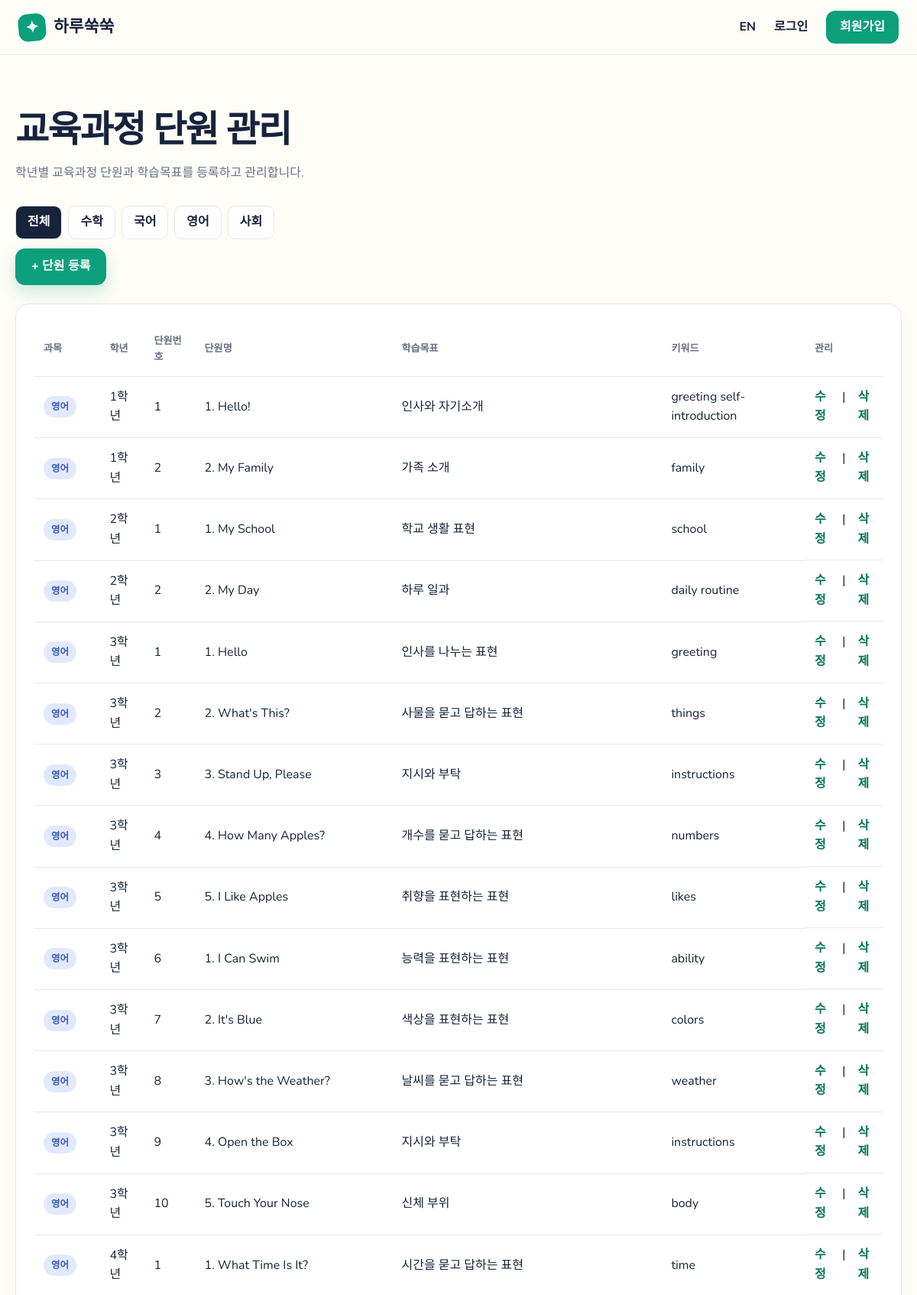
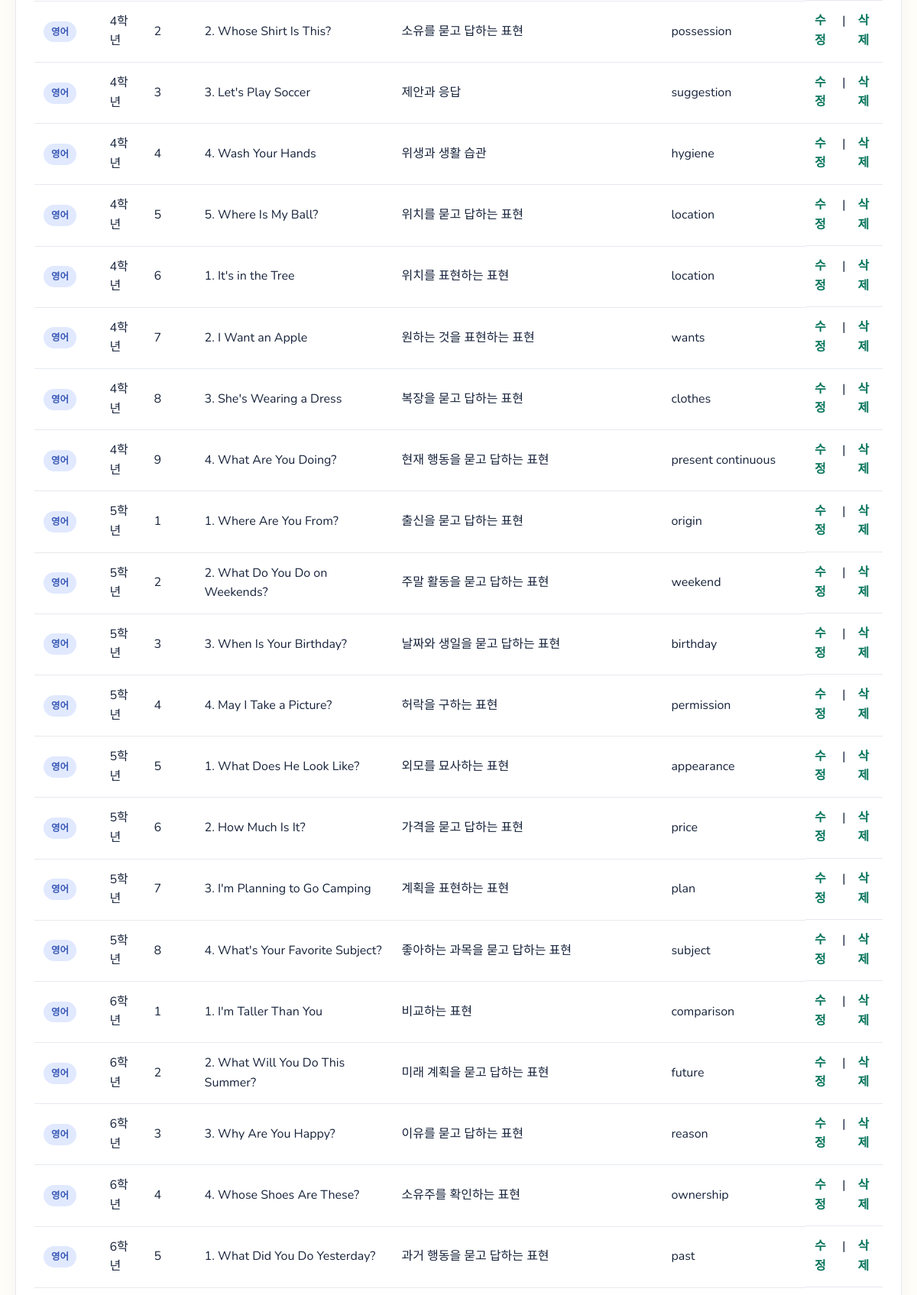
The page /admin/curriculum-units (upper part) on the database its author committed (2 pictures, top to bottom).
### app/models.py (models this page shows)
class CurriculumUnit(db.Model):
    id = db.Column(db.Integer, primary_key=True)
    subject = db.Column(db.String(20), nullable=False, index=True)
    grade_level = db.Column(db.Integer, nullable=False, index=True)
    semester = db.Column(db.Integer, nullable=False, default=1, index=True)
    unit_order = db.Column(db.Integer, nullable=False, default=1)
    unit_name = db.Column(db.String(120), nullable=False)
    learning_objective = db.Column(db.Text)
    keywords = db.Column(db.Text)
    created_at = db.Column(db.DateTime(timezone=True), nullable=False, default=utcnow)

### app/admin/routes.py (the view)
@admin_bp.route("/curriculum-units")
@admin_required
def curriculum_units():
    subject = request.args.get("subject")
    grade = request.args.get("grade", type=int)
    query = CurriculumUnit.query.order_by(CurriculumUnit.subject, CurriculumUnit.grade_level, CurriculumUnit.unit_order)
    if subject in {"math", "english", "korean", "social"}:
        query = query.filter_by(subject=subject)
    if grade:
        query = query.filter_by(grade_level=grade)
    return render_template("admin/curriculum_units.html", units=query.all(), subject=subject, grade=grade)

### app/admin/routes.py (called while the page is built)
def admin_required(view):
    @wraps(view)
    def wrapped(*args, **kwargs):
        return view(*args, **kwargs)
    return wrapped

### app/i18n.py (called while the page is built)
def get_locale():
    if current_user.is_authenticated:
        return current_user.ui_language
    return session.get("language", "ko")

def translate(key):
    language = get_locale()
    return MESSAGES.get(language, MESSAGES["ko"]).get(key, key)

### app/templates/admin/curriculum_units.html
{% extends "base.html" %}
{% block content %}
<section class="page-heading">
  <h1>교육과정 단원 관리</h1>
  <p>학년별 교육과정 단원과 학습목표를 등록하고 관리합니다.</p>
</section>
<div class="filter-row">
  <a href="{{ url_for('admin.curriculum_units') }}" class="{{ 'active' if not subject else '' }}">전체</a>
  <a href="{{ url_for('admin.curriculum_units', subject='math') }}" class="{{ 'active' if subject == 'math' else '' }}">수학</a>
  <a href="{{ url_for('admin.curriculum_units', subject='korean') }}" class="{{ 'active' if subject == 'korean' else '' }}">국어</a>
  <a href="{{ url_for('admin.curriculum_units', subject='english') }}" class="{{ 'active' if subject == 'english' else '' }}">영어</a>
  <a href="{{ url_for('admin.curriculum_units', subject='social') }}" class="{{ 'active' if subject == 'social' else '' }}">사회</a>
</div>
<a class="button primary" href="{{ url_for('admin.curriculum_unit_new') }}">+ 단원 등록</a>
<div class="table-wrap panel">
  <table>
    <thead>
      <tr><th>과목</th><th>학년</th><th>단원번호</th><th>단원명</th><th>학습목표</th><th>키워드</th><th>관리</th></tr>
    </thead>
    <tbody>
    {% for unit in units %}
      <tr>
        <td><span class="subject-badge {{ unit.subject }}">{{ {'math':'수학','korean':'국어','english':'영어','social':'사회'}.get(unit.subject, unit.subject) }}</span></td>
        <td>{{ unit.grade_level }}학년</td>
        <td>{{ unit.unit_order }}</td>
        <td>{{ unit.unit_name }}</td>
        <td class="prompt-cell">{{ unit.learning_objective or '-' }}</td>
        <td>{{ unit.keywords or '-' }}</td>
        <td class="row-actions">
          <a href="{{ url_for('admin.curriculum_unit_edit', unit_id=unit.id) }}">수정</a> |
          <form method="post" action="{{ url_for('admin.curriculum_unit_delete', unit_id=unit.id) }}" style="display:inline" onsubmit="return confirm('삭제할까요?')">
            <button type="submit">삭제</button>
          </form>
        </td>
      </tr>
    {% endfor %}
    </tbody>
  </table>
</div>
{% endblock %}

### app/static/css/app.css (style rules this page uses)
:root { --ink: #17233b; --muted: #667085; --paper: #fffdf8; --surface: #ffffff; --line: #e6e9ef; --green: #0b9f7a; --green-dark: #08755c; --mint: #dff8ee; --yellow: #ffc94a; --orange: #ff835d; --blue: #5a80ef; --danger: #e53e3e; --danger-dark: #9b2c2c; --shadow: 0 16px 45px rgba(27, 45, 77, .1); }
* { box-sizing: border-box; }
body { margin: 0; color: var(--ink); background: var(--paper); font-family: "Nunito", "Gowun Dodum", sans-serif; line-height: 1.6; }
a { color: inherit; text-decoration: none; }
button, input, select, textarea { font: inherit; }
button, .button { cursor: pointer; }
h1, h2, h3, p { margin-top: 0; }
.button { display: inline-flex; align-items: center; justify-content: center; gap: 12px; min-height: 46px; border: 1px solid transparent; border-radius: 13px; padding: 10px 20px; font-weight: 800; transition: .2s ease; }
.button.primary { color: white; background: var(--green); box-shadow: 0 9px 22px rgba(11,159,122,.22); }
.subject-preview article, .panel, .stats-grid article { background: white; border: 1px solid var(--line); border-radius: 18px; padding: 24px; box-shadow: 0 8px 24px rgba(27,45,77,.04); }
.muted, .page-heading p, .welcome-row p { color: var(--muted); }
.welcome-row h1, .page-heading h1, .attempt-head h1 { margin: 12px 0 5px; font-size: clamp(2rem, 4vw, 3.3rem); letter-spacing: -.04em; }
.panel { margin-top: 24px; }
.table-wrap { overflow-x: auto; }
table { width: 100%; border-collapse: collapse; }
th, td { text-align: left; padding: 14px 12px; border-bottom: 1px solid var(--line); }
th { color: var(--muted); font-size: .82rem; }
.subject-badge, .status, .type-badge { display: inline-block; padding: 4px 10px; border-radius: 999px; font-size: .78rem; font-weight: 800; }
.subject-badge.english { color: #3757b4; background: #e1e9ff; }
.page-heading { margin-bottom: 30px; }
.page-heading p { max-width: 700px; }
.filter-row { display: flex; gap: 8px; margin-bottom: 12px; }
.filter-row a { padding: 8px 15px; border-radius: 10px; background: white; border: 1px solid var(--line); font-weight: 800; }
.filter-row a.active { color: white; background: var(--ink); }
.prompt-cell { min-width: 280px; }
.row-actions { display: flex; gap: 10px; }
.row-actions a, .row-actions button { border: 0; background: none; color: var(--green-dark); font-weight: 800; padding: 0; }

### rows shown on the page
CurriculumUnit: subject "영어", grade_level "1", unit_order "1", unit_name "1. Hello!", learning_objective "인사와 자기소개", keywords "greeting self-introduction"
CurriculumUnit: subject "영어", grade_level "1", unit_order "2", unit_name "2. My Family", learning_objective "가족 소개", keywords "family"
CurriculumUnit: subject "영어", grade_level "2", unit_order "1", unit_name "1. My School", learning_objective "학교 생활 표현", keywords "school"
CurriculumUnit: subject "영어", grade_level "2", unit_order "2", unit_name "2. My Day", learning_objective "하루 일과", keywords "daily routine"
CurriculumUnit: subject "영어", grade_level "3", unit_order "1", unit_name "1. Hello", learning_objective "인사를 나누는 표현", keywords "greeting"
CurriculumUnit: subject "영어", grade_level "3", unit_order "2", unit_name "2. What's This?", learning_objective "사물을 묻고 답하는 표현", keywords "things"
CurriculumUnit: subject "영어", grade_level "3", unit_order "3", unit_name "3. Stand Up, Please", learning_objective "지시와 부탁", keywords "instructions"
CurriculumUnit: subject "영어", grade_level "3", unit_order "4", unit_name "4. How Many Apples?", learning_objective "개수를 묻고 답하는 표현", keywords "numbers"
CurriculumUnit: subject "영어", grade_level "3", unit_order "5", unit_name "5. I Like Apples", learning_objective "취향을 표현하는 표현", keywords "likes"
CurriculumUnit: subject "영어", grade_level "3", unit_order "6", unit_name "1. I Can Swim", learning_objective "능력을 표현하는 표현", keywords "ability"
CurriculumUnit: subject "영어", grade_level "3", unit_order "7", unit_name "2. It's Blue", learning_objective "색상을 표현하는 표현", keywords "colors"
CurriculumUnit: subject "영어", grade_level "3", unit_order "8", unit_name "3. How's the Weather?", learning_objective "날씨를 묻고 답하는 표현", keywords "weather"
CurriculumUnit: subject "영어", grade_level "3", unit_order "9", unit_name "4. Open the Box", learning_objective "지시와 부탁", keywords "instructions"
CurriculumUnit: subject "영어", grade_level "3", unit_order "10", unit_name "5. Touch Your Nose", learning_objective "신체 부위", keywords "body"
CurriculumUnit: subject "영어", grade_level "4", unit_order "1", unit_name "1. What Time Is It?", learning_objective "시간을 묻고 답하는 표현", keywords "time"
CurriculumUnit: subject "영어", grade_level "4", unit_order "2", unit_name "2. Whose Shirt Is This?", learning_objective "소유를 묻고 답하는 표현", keywords "possession"
CurriculumUnit: subject "영어", grade_level "4", unit_order "3", unit_name "3. Let's Play Soccer", learning_objective "제안과 응답", keywords "suggestion"
CurriculumUnit: subject "영어", grade_level "4", unit_order "4", unit_name "4. Wash Your Hands", learning_objective "위생과 생활 습관", keywords "hygiene"
CurriculumUnit: subject "영어", grade_level "4", unit_order "5", unit_name "5. Where Is My Ball?", learning_objective "위치를 묻고 답하는 표현", keywords "location"
CurriculumUnit: subject "영어", grade_level "4", unit_order "6", unit_name "1. It's in the Tree", learning_objective "위치를 표현하는 표현", keywords "location"
CurriculumUnit: subject "영어", grade_level "4", unit_order "7", unit_name "2. I Want an Apple", learning_objective "원하는 것을 표현하는 표현", keywords "wants"
CurriculumUnit: subject "영어", grade_level "4", unit_order "8", unit_name "3. She's Wearing a Dress", learning_objective "복장을 묻고 답하는 표현", keywords "clothes"
CurriculumUnit: subject "영어", grade_level "4", unit_order "9", unit_name "4. What Are You Doing?", learning_objective "현재 행동을 묻고 답하는 표현", keywords "present continuous"
CurriculumUnit: subject "영어", grade_level "5", unit_order "1", unit_name "1. Where Are You From?", learning_objective "출신을 묻고 답하는 표현", keywords "origin"
CurriculumUnit: subject "영어", grade_level "5", unit_order "2", unit_name "2. What Do You Do on Weekends?", learning_objective "주말 활동을 묻고 답하는 표현", keywords "weekend"
CurriculumUnit: subject "영어", grade_level "5", unit_order "3", unit_name "3. When Is Your Birthday?", learning_objective "날짜와 생일을 묻고 답하는 표현", keywords "birthday"
CurriculumUnit: subject "영어", grade_level "5", unit_order "4", unit_name "4. May I Take a Picture?", learning_objective "허락을 구하는 표현", keywords "permission"
CurriculumUnit: subject "영어", grade_level "5", unit_order "5", unit_name "1. What Does He Look Like?", learning_objective "외모를 묘사하는 표현", keywords "appearance"
CurriculumUnit: subject "영어", grade_level "5", unit_order "6", unit_name "2. How Much Is It?", learning_objective "가격을 묻고 답하는 표현", keywords "price"
CurriculumUnit: subject "영어", grade_level "5", unit_order "7", unit_name "3. I'm Planning to Go Camping", learning_objective "계획을 표현하는 표현", keywords "plan"
CurriculumUnit: subject "영어", grade_level "5", unit_order "8", unit_name "4. What's Your Favorite Subject?", learning_objective "좋아하는 과목을 묻고 답하는 표현", keywords "subject"
CurriculumUnit: subject "영어", grade_level "6", unit_order "1", unit_name "1. I'm Taller Than You", learning_objective "비교하는 표현", keywords "comparison"
CurriculumUnit: subject "영어", grade_level "6", unit_order "2", unit_name "2. What Will You Do This Summer?", learning_objective "미래 계획을 묻고 답하는 표현", keywords "future"
CurriculumUnit: subject "영어", grade_level "6", unit_order "3", unit_name "3. Why Are You Happy?", learning_objective "이유를 묻고 답하는 표현", keywords "reason"
CurriculumUnit: subject "영어", grade_level "6", unit_order "4", unit_name "4. Whose Shoes Are These?", learning_objective "소유주를 확인하는 표현", keywords "ownership"
CurriculumUnit: subject "영어", grade_level "6", unit_order "5", unit_name "1. What Did You Do Yesterday?", learning_objective "과거 행동을 묻고 답하는 표현", keywords "past"

### other values the page prints
{{ t('app_name') }} "하루쑥쑥"
{{ 'EN' if current_language == 'ko' else '한국어' }} "EN"
{{ t('login') }} "로그인"
{{ t('register') }} "회원가입"
